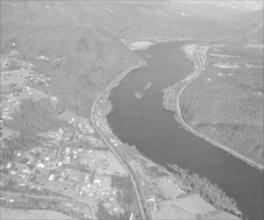
%> input picture DIP_HW1/HistogramEqualize/test_img/river.jpg, 264 x 220 px
$ octave HistogramEqualize.m   (GNU Octave 9; MATLAB toolbox functions it lacks are replaced by stand-ins)
%> lines starting %> are read from the running program, lines starting %| are printed output that depends on the picture
%读入图片
originImg=imread('..\test_img\river.jpg');
%> originImg is the input picture: size 220x264 uint8; min 88, max 255, mean 164.9
%输出处理前的图片和直方图
figure;
subplot(2,3,1),imshow(originImg);title('origin img');%原图
subplot(2,3,4),imhist(originImg);title('origin histogram');%原图的直方图

%用函数histeq（）进行直方图均衡化处理
matlabHisteqImg=histeq(originImg,256);
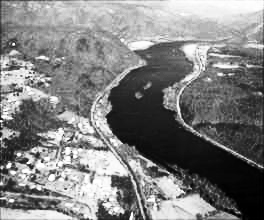
%> matlabHisteqImg: size 220x264 uint8; min 0, max 255, mean 128.8
%输出用histeq()进行处理的图片和直方图
subplot(2,3,3),imshow(matlabHisteqImg);title('matlab histeq img');%matlab histeq()函数直方图均衡化的图像
subplot(2,3,6),imhist(matlabHisteqImg);title('matlab histogram');%matlab histeq()函数直方图均衡化的直方图

%自己实现的直方图均衡化处理
[counts,values]=imhist(originImg);%values是灰度值向量, counts是每个灰度值对应的频数(像素的个数)
%> counts = 256 values, max 1243 at index 170, min 0 at index 1, mean 226.9; values = 256 values from 0 to 255
[M,N]=size(originImg);%M是原图像的行数, N是原图像的列数
%> M = 220; N = 264

%求直方图均衡化函数
H=zeros(M,N);%过程矩阵
T=1:length(values);%直方图均衡化函数
%> T = 256 values from 1 to 256
CDF=0;%累积分布函数
for i=1:length(values)
    CDF=CDF+counts(i);%求取当前灰度值的累积分布频数
    T(i)=(length(values)-1)*CDF/(M*N);%求出每个离散点的函数值
end
%> after the loop, CDF = 58080; T = 256 values from 0 to 255
%对原图进行直方图均衡化
for i=1:length(values)
    P=find(originImg==values(i));%获取该灰度值的所有像素
    H(P)=T(i);
end
%用均衡化之后的直方图生成图片
myHisteqImg=uint8(H);

%输出自己实现的直方图均衡化处理后的图片和直方图
subplot(2,3,2),imshow(myHisteqImg);title('my histeq img');%自己实现的直方图均衡化的图像
subplot(2,3,5),imhist(myHisteqImg);title('my histogram');%自己实现的直方图均衡化的直方图
%> after `title('my histogram')`:
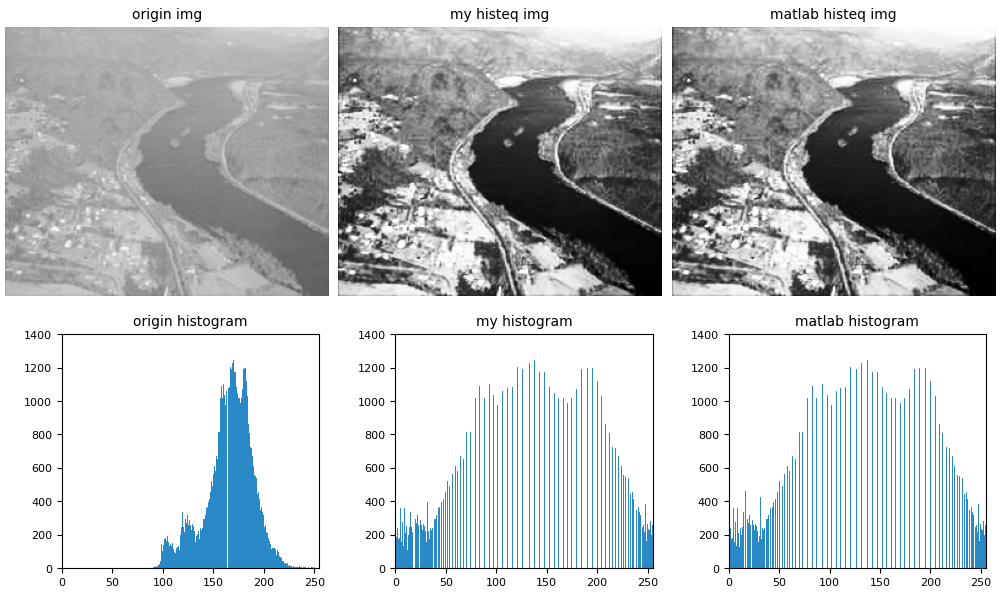
%> figure redrawn from the program's plot data, 6 panels
saveas(gcf,'..\result_img\comparision.jpg');%保存比较结果
imwrite(myHisteqImg,'..\result_img\myHisteq.jpg');%保存自己实现的直方图均衡化的结果
